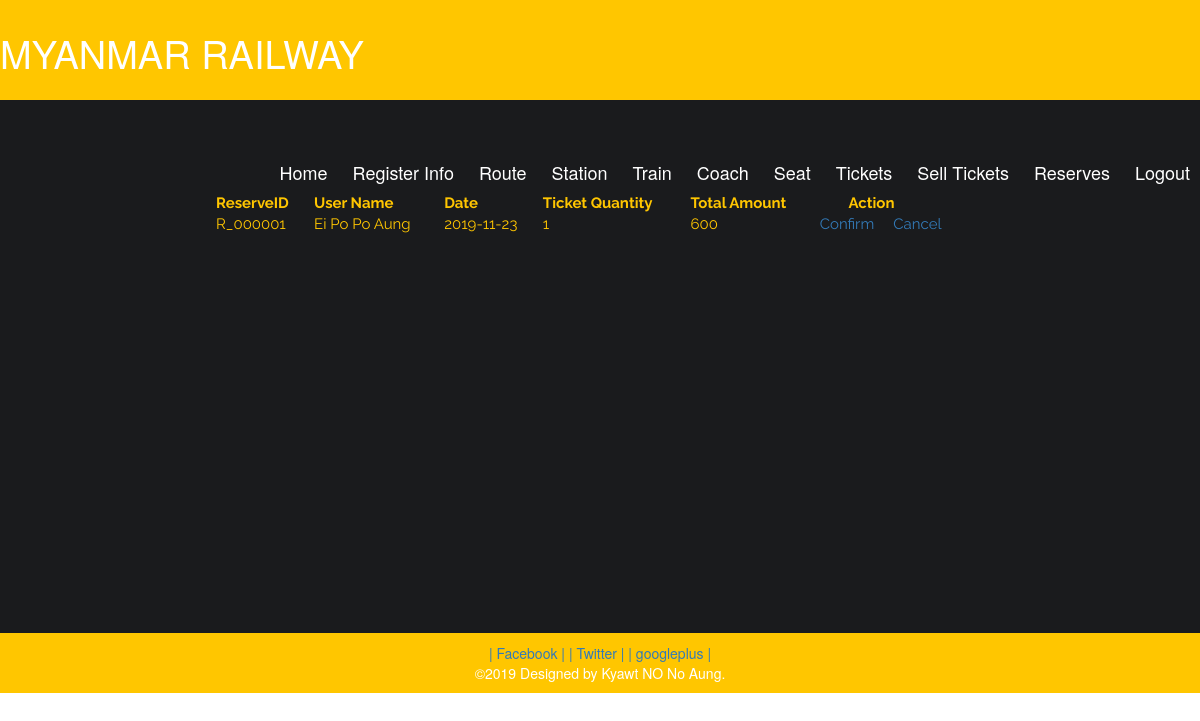
/managereserve.php, run on the app's committed database.
### tables this page shows
CREATE TABLE `reserve` (
  `ReserveID` varchar(11) NOT NULL,
  `UserID` int(11) NOT NULL,
  `Date` varchar(30) NOT NULL,
  `TicketQty` int(11) NOT NULL,
  `TotalAmount` int(11) NOT NULL,
  `Status` varchar(30) NOT NULL
);

CREATE TABLE `user` (
  `UserID` int(11) NOT NULL,
  `UserName` varchar(30) NOT NULL,
  `Gender` varchar(30) NOT NULL,
  `PhNo` varchar(30) NOT NULL,
  `Password` varchar(30) NOT NULL,
  `ConfirmPassword` varchar(30) NOT NULL
);

### managereserve.php (the view, shortened to what this page needs)
<!DOCTYPE html>
<html lang="en">
<?php
$msql="SELECT * FROM ticket WHERE Status='Reserved'";
$mret=mysql_query($msql);
$mrcount=mysql_num_rows($mret);
?>
<html>
<head>
	<link type="text/css" rel="stylesheet" href="css/bootstrap.min.css" />
	<link type="text/css" rel="stylesheet" href="css/style.css" />
</head>
<body>
	<?php
		require_once("aheader.php");
	?>
	<div id="booking" id="page">
		<div id="content">
				<div class="booking-form" style="padding: 0; height: 533px;">
					<div class="booking-bg"></div>
			<table width="100%" height="35px" style="color:#ffc600; font-size:15px;">
			<tr>
				<th>ReserveID</td>
				<th>User Name</td>
				<th>Date</td>
				<th>Ticket Quantity</td>
				<th>Total Amount</td>
				<th>&nbsp;&nbsp;&nbsp;&nbsp;&nbsp;&nbsp;&nbsp;&nbsp;Action</th>
			</tr>
			<?php
			for($i=0;$i<$mrcount;$i++)
			{
				$mdata=mysql_fetch_array($mret);
				$rsql="SELECT * FROM reserve WHERE Status='Pending'";
				$rret=mysql_query($rsql);
				$rdata=mysql_fetch_array($rret);
				$uid=$rdata['UserID'];
				$u=mysql_query("SELECT * FROM user where UserID='$uid'");
				$name=mysql_fetch_array($u);
				$uname=$name['UserName'];
				echo "<tr>";
				echo "<td>".$rdata['ReserveID']."</td>";
				echo "<td>".$uname."</td>";
				echo "<td>".$rdata['Date']."</td>";
				echo "<td>".$rdata['TicketQty']."</td>";
				echo "<td>".$rdata['TotalAmount']."</td>";
				echo "<td><a href='managereserve.php?action=confirm&tid=".$mdata['TicketID']."'>Confirm</a>
				&nbsp;&nbsp;&nbsp;
				<a href='managereserve.php?action=cancel&tid=".$mdata['TicketID']."'>Cancel</a></td>";
				echo "</tr>";
			}
			?>
		</table>
		</div>
	</div>
</div>
	<?php
		require_once("footer.php");
	?>
</body>
</html>

### css/style.css (style rules this page uses)
#content { width: 100%; margin: 0; background: #1a1b1d; }
#booking { font-family: 'Raleway', sans-serif; }
.booking-form { max-width: 768px; width: 100%; margin: auto; background: #1a1b1d; }
.booking-form>.booking-bg { position: absolute; left: 0px; top: 0px; bottom: 0px; width: 310px; background-size: cover; background-position: center; }

### data on the page
reserve: ReserveID "R_000001", UserID.UserName "Ei Po Po Aung", Date "2019-11-23", TicketQty "1", TotalAmount "600"
